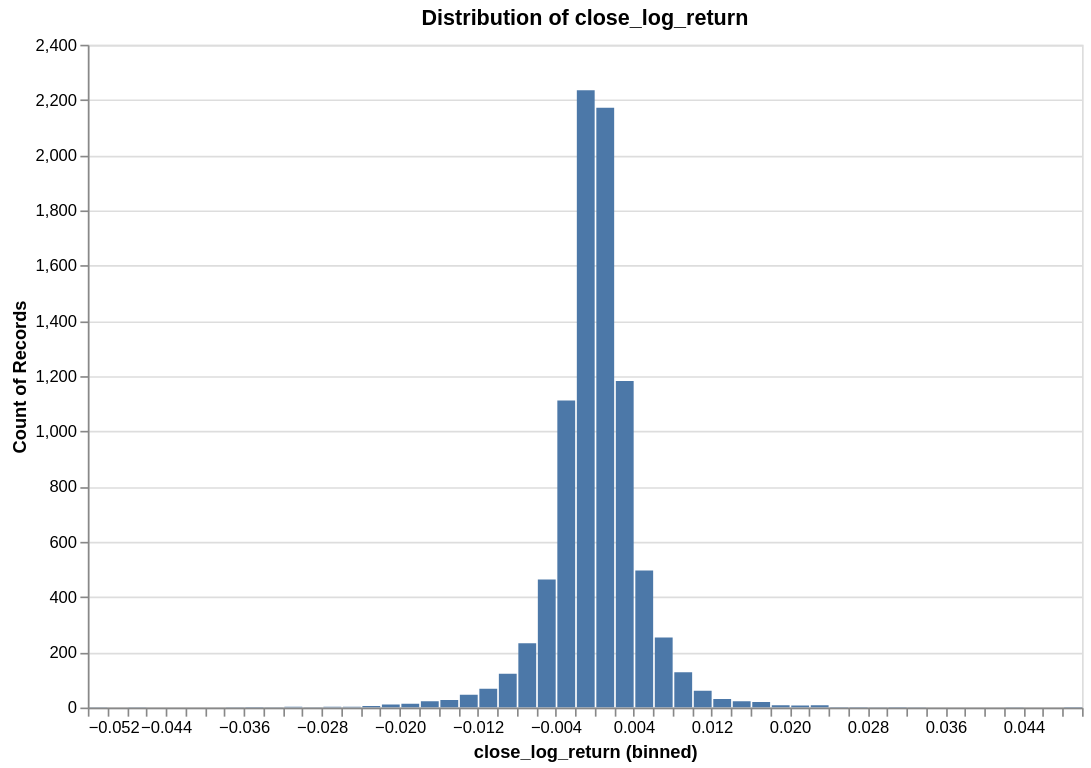

Source (notebook cell):
### Code cell
research.plot_distribution(ts, target, no_bins = 100)

### Figure 1 — Vega specification as saved in the notebook (floating-point values rounded to 4 significant figures)
{"$schema": "https://vega.github.io/schema/vega/v6.json", "data": [{"name": "param_f268f798f41c853e_store"}, {"name": "source_0", "values": [{"__count": 2235, "bin_maxbins_100_close_log_return": -0.002, "bin_maxbins_100_close_log_return_end": -1.735e-18}, {"__count": 1112, "bin_maxbins_100_close_log_return": -0.004, "bin_maxbins_100_close_log_return_end": -0.002}, {"__count": 2172, "bin_maxbins_100_close_log_return": 0.0, "bin_maxbins_100_close_log_return_end": 0.002}, {"__count": 1182, "bin_maxbins_100_close_log_return": 0.002, "bin_maxbins_100_close_log_return_end": 0.004}, {"__count": 496, "bin_maxbins_100_close_log_return": 0.004, "bin_maxbins_100_close_log_return_end": 0.006}, {"__count": 254, "bin_maxbins_100_close_log_return": 0.006, "bin_maxbins_100_close_log_return_end": 0.008}, {"__count": 464, "bin_maxbins_100_close_log_return": -0.006, "bin_maxbins_100_close_log_return_end": -0.004}, {"__count": 128, "bin_maxbins_100_close_log_return": 0.008, "bin_maxbins_100_close_log_return_end": 0.01}, {"__count": 122, "bin_maxbins_100_close_log_return": -0.01, "bin_maxbins_100_close_log_return_end": -0.008}, {"__count": 31, "bin_maxbins_100_close_log_return": 0.012, "bin_maxbins_100_close_log_return_end": 0.014}, {"__count": 233, "bin_maxbins_100_close_log_return": -0.008, "bin_maxbins_100_close_log_return_end": -0.006}, {"__count": 11, "bin_maxbins_100_close_log_return": -0.022, "bin_maxbins_100_close_log_return_end": -0.02}, {"__count": 46, "bin_maxbins_100_close_log_return": -0.014, "bin_maxbins_100_close_log_return_end": -0.012}, {"__count": 27, "bin_maxbins_100_close_log_return": -0.016, "bin_maxbins_100_close_log_return_end": -0.014}, {"__count": 23, "bin_maxbins_100_close_log_return": 0.014, "bin_maxbins_100_close_log_return_end": 0.016}, {"__count": 23, "bin_maxbins_100_close_log_return": -0.018, "bin_maxbins_100_close_log_return_end": -0.016}, {"__count": 8, "bin_maxbins_100_close_log_return": 0.022, "bin_maxbins_100_close_log_return_end": 0.024}, {"__count": 68, "bin_maxbins_100_close_log_return": -0.012, "bin_maxbins_100_close_log_return_end": -0.01}, {"__count": 20, "bin_maxbins_100_close_log_return": 0.016, "bin_maxbins_100_close_log_return_end": 0.018}, {"__count": 7, "bin_maxbins_100_close_log_return": 0.02, "bin_maxbins_100_close_log_return_end": 0.022}, {"__count": 61, "bin_maxbins_100_close_log_return": 0.01, "bin_maxbins_100_close_log_return_end": 0.012}, {"__count": 3, "bin_maxbins_100_close_log_return": -0.026, "bin_maxbins_100_close_log_return_end": -0.024}, {"__count": 2, "bin_maxbins_100_close_log_return": 0.048, "bin_maxbins_100_close_log_return_end": 0.05}, {"__count": 3, "bin_maxbins_100_close_log_return": -0.028, "bin_maxbins_100_close_log_return_end": -0.026}, {"__count": 2, "bin_maxbins_100_close_log_return": -0.036, "bin_maxbins_100_close_log_return_end": -0.034}, {"__count": 2, "bin_maxbins_100_close_log_return": 0.024, "bin_maxbins_100_close_log_return_end": 0.026}, {"__count": 8, "bin_maxbins_100_close_log_return": 0.018, "bin_maxbins_100_close_log_return_end": 0.02}, {"__count": 14, "bin_maxbins_100_close_log_return": -0.02, "bin_maxbins_100_close_log_return_end": -0.018}, {"__count": 1, "bin_maxbins_100_close_log_return": -0.034, "bin_maxbins_100_close_log_return_end": -0.032}, {"__count": 3, "bin_maxbins_100_close_log_return": -0.032, "bin_maxbins_100_close_log_return_end": -0.03}, {"__count": 2, "bin_maxbins_100_close_log_return": 0.026, "bin_maxbins_100_close_log_return_end": 0.028}, {"__count": 1, "bin_maxbins_100_close_log_return": 0.042, "bin_maxbins_100_close_log_return_end": 0.044}, {"__count": 2, "bin_maxbins_100_close_log_return": 0.03, "bin_maxbins_100_close_log_return_end": 0.032}, {"__count": 1, "bin_maxbins_100_close_log_return": -0.048, "bin_maxbins_100_close_log_return_end": -0.046}, {"__count": 1, "bin_maxbins_100_close_log_return": -0.052, "bin_maxbins_100_close_log_return_end": -0.05}, {"__count": 6, "bin_maxbins_100_close_log_return": -0.024, "bin_maxbins_100_close_log_return_end": -0.022}, {"__count": 1, "bin_maxbins_100_close_log_return": -0.03, "bin_maxbins_100_close_log_return_end": -0.028}, {"__count": 1, "bin_maxbins_100_close_log_return": 0.028, "bin_maxbins_100_close_log_return_end": 0.03}, {"__count": 1, "bin_maxbins_100_close_log_return": 0.032, "bin_maxbins_100_close_log_return_end": 0.034}, {"__count": 1, "bin_maxbins_100_close_log_return": -0.038, "bin_maxbins_100_close_log_return_end": -0.036}]}, {"name": "source_0_y_domain___count", "values": [{"min": 1, "max": 2235}]}], "signals": [{"name": "bin_maxbins_100_close_log_return_bins", "value": {"fields": ["close_log_return"], "fname": "bin_close_log_return", "start": -0.052, "step": 0.002, "stop": 0.05}}, {"name": "unit", "value": {}, "on": [{"events": "pointermove", "update": "isTuple(group()) ? group() : unit"}]}, {"name": "param_f268f798f41c853e", "update": "vlSelectionResolve(\"param_f268f798f41c853e_store\", \"union\")"}, {"name": "param_f268f798f41c853e_close_log_return", "on": [{"events": [{"source": "view", "type": "dblclick"}], "update": "null"}, {"events": {"signal": "param_f268f798f41c853e_translate_delta"}, "update": "panLinear(param_f268f798f41c853e_translate_anchor.extent_x, -param_f268f798f41c853e_translate_delta.x / width)"}, {"events": {"signal": "param_f268f798f41c853e_zoom_delta"}, "update": "zoomLinear(domain(\"x\"), param_f268f798f41c853e_zoom_anchor.x, param_f268f798f41c853e_zoom_delta)"}]}, {"name": "param_f268f798f41c853e_tuple", "on": [{"events": [{"signal": "param_f268f798f41c853e_close_log_return"}], "update": "param_f268f798f41c853e_close_log_return ? {unit: \"\", fields: param_f268f798f41c853e_tuple_fields, values: [param_f268f798f41c853e_close_log_return]} : null"}]}, {"name": "param_f268f798f41c853e_tuple_fields", "value": [{"field": "close_log_return", "channel": "x", "type": "R"}]}, {"name": "param_f268f798f41c853e_translate_anchor", "value": {}, "on": [{"events": [{"source": "scope", "type": "pointerdown"}], "update": "{x: x(unit), y: y(unit), extent_x: domain(\"x\")}"}]}, {"name": "param_f268f798f41c853e_translate_delta", "value": {}, "on": [{"events": [{"source": "window", "between": [{"source": "scope", "type": "pointerdown"}, {"source": "window", "type": "pointerup"}], "type": "pointermove", "consume": true}], "update": "{x: param_f268f798f41c853e_translate_anchor.x - x(unit), y: param_f268f798f41c853e_translate_anchor.y - y(unit)}"}]}, {"name": "param_f268f798f41c853e_zoom_anchor", "on": [{"events": [{"source": "scope", "consume": true, "type": "wheel"}], "update": "{x: invert(\"x\", x(unit)), y: invert(\"y\", y(unit))}"}]}, {"name": "param_f268f798f41c853e_zoom_delta", "on": [{"events": [{"source": "scope", "consume": true, "type": "wheel"}], "update": "pow(1.001, event.deltaY * pow(16, event.deltaMode))", "force": true}]}, {"name": "param_f268f798f41c853e_modify", "on": [{"events": {"signal": "param_f268f798f41c853e_tuple"}, "update": "modify(\"param_f268f798f41c853e_store\", param_f268f798f41c853e_tuple, true)"}]}], "marks": [{"type": "rect", "name": "marks", "from": {"data": "source_0"}, "encode": {"update": {"x": {"field": "bin_maxbins_100_close_log_return_end", "scale": "x", "offset": {"signal": "0.5 + (abs(scale(\"x\", datum[\"bin_maxbins_100_close_log_return_end\"]) - scale(\"x\", datum[\"bin_maxbins_100_close_log_return\"])) < 0.25 ? 0.5 * (0.25 - (abs(scale(\"x\", datum[\"bin_maxbins_100_close_log_return_end\"]) - scale(\"x\", datum[\"bin_maxbins_100_close_log_return\"])))) : -0.5)"}}, "x2": {"field": "bin_maxbins_100_close_log_return", "scale": "x", "offset": {"signal": "0.5 + (abs(scale(\"x\", datum[\"bin_maxbins_100_close_log_return_end\"]) - scale(\"x\", datum[\"bin_maxbins_100_close_log_return\"])) < 0.25 ? -0.5 * (0.25 - (abs(scale(\"x\", datum[\"bin_maxbins_100_close_log_return_end\"]) - scale(\"x\", datum[\"bin_maxbins_100_close_log_return\"])))) : 0.5)"}}, "fill": {"value": "#4c78a8"}, "y": {"field": "__count", "scale": "y"}, "y2": {"value": 0, "scale": "y"}}}, "style": ["bar"], "clip": true, "interactive": true}], "scales": [{"name": "x", "type": "linear", "domain": {"signal": "[bin_maxbins_100_close_log_return_bins.start, bin_maxbins_100_close_log_return_bins.stop]"}, "range": [0, {"signal": "width"}], "bins": {"signal": "bin_maxbins_100_close_log_return_bins"}, "domainRaw": {"signal": "param_f268f798f41c853e[\"close_log_return\"]"}, "zero": false}, {"name": "y", "type": "linear", "domain": [{"signal": "(data(\"source_0_y_domain___count\")[0] || {}).min"}, {"signal": "(data(\"source_0_y_domain___count\")[0] || {}).max"}], "range": [{"signal": "height"}, 0], "nice": true, "zero": true}], "axes": [{"scale": "y", "orient": "left", "maxExtent": 0, "ticks": false, "zindex": 0, "grid": true, "minExtent": 0, "aria": false, "gridScale": "x", "labels": false, "domain": false, "tickCount": {"signal": "ceil(height/40)"}}, {"scale": "x", "zindex": 0, "grid": false, "labelOverlap": true, "labelFlush": true, "title": "close_log_return (binned)", "tickCount": {"signal": "ceil(width/10)"}, "orient": "bottom"}, {"scale": "y", "title": "Count of Records", "orient": "left", "grid": false, "zindex": 0, "tickCount": {"signal": "ceil(height/40)"}, "labelOverlap": true}], "title": {"text": "Distribution of close_log_return", "frame": "group"}, "height": 400, "style": "cell", "padding": 5, "background": "white", "width": 600}
